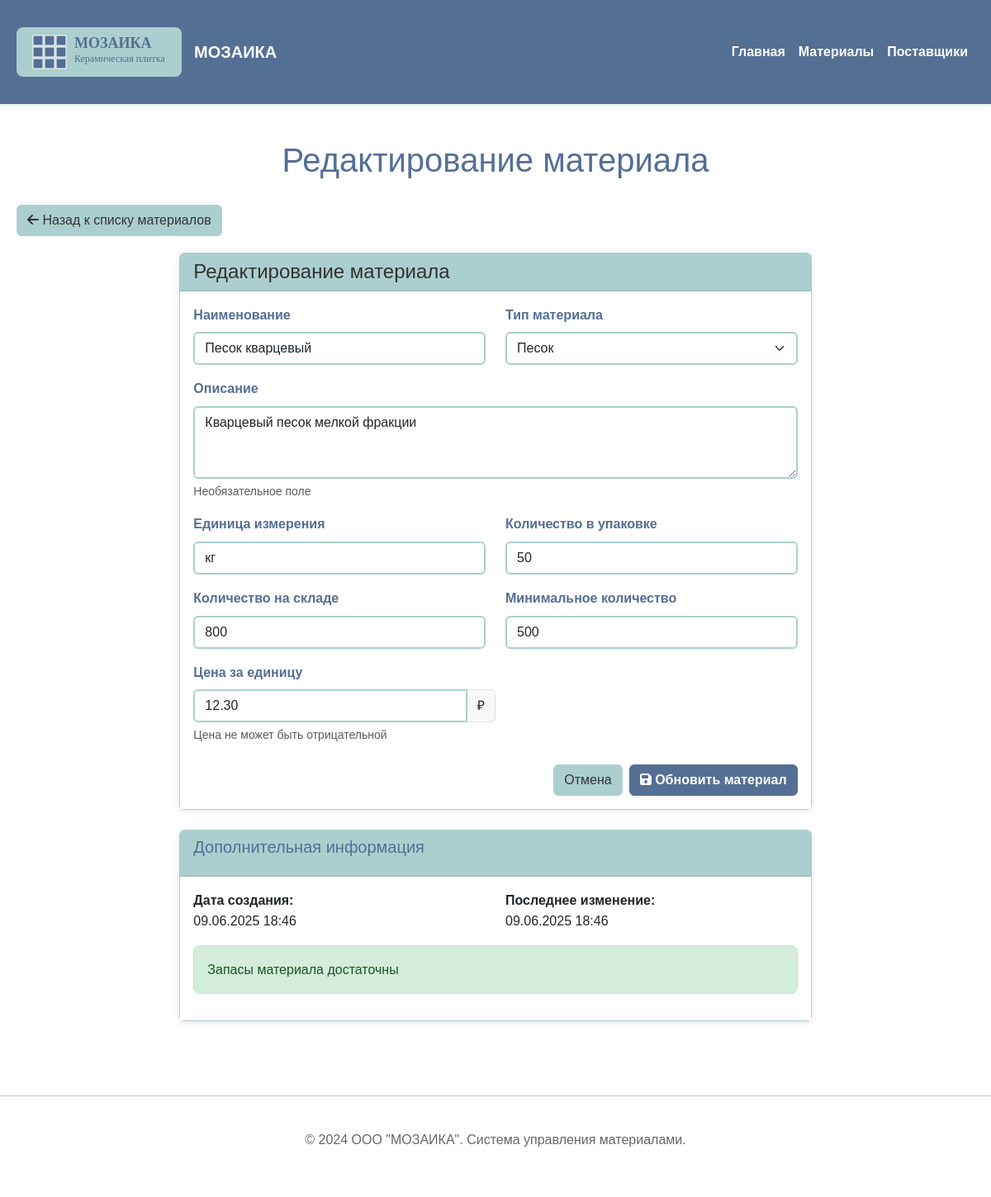
The app's page /material/edit/2 with its own data.
### models.py (models this page shows, shortened)
class Material(db.Model):
    __tablename__ = 'materials'
    id = db.Column(db.Integer, primary_key=True)
    name = db.Column(db.String(200), nullable=False)
    type_id = db.Column(db.Integer, db.ForeignKey('material_types.id'), nullable=False)
    description = db.Column(db.Text)
    unit_of_measure = db.Column(db.String(20), nullable=False)  # единица измерения
    quantity_in_package = db.Column(db.Integer, nullable=False, default=1)  # количество в упаковке
    quantity_in_stock = db.Column(db.Integer, nullable=False, default=0)  # количество на складе
    min_quantity = db.Column(db.Integer, nullable=False, default=0)  # минимальное количество
    price_per_unit = db.Column(db.Numeric(10, 2), nullable=False)  # цена за единицу
    created_at = db.Column(db.DateTime, default=datetime.utcnow)
    updated_at = db.Column(db.DateTime, default=datetime.utcnow, onupdate=datetime.utcnow)
    def get_shortage_info(self):
        if self.quantity_in_stock >= self.min_quantity:
            return {
                'has_shortage': False,
                'shortage_amount': 0,
                'packages_needed': 0,
                'total_units_to_buy': 0,
                'min_purchase_cost': 0.0
            }

### routes.py (the view, shortened to what this page needs)
@app.route('/material/edit/<int:id>', methods=['GET', 'POST'])
def edit_material(id):
    material = Material.query.get_or_404(id)
    form = MaterialForm(obj=material)
    return render_template('material_form.html', form=form, title='Редактирование материала', material=material)

### templates/material_form.html (shortened to what this page needs)
{% extends "base.html" %}
{% block page_header %}
<h1>{{ title }}</h1>
{% endblock %}
{% block content %}
<div class="back-button">
    <a href="{{ url_for('materials') }}" class="btn btn-secondary">
        <i class="fas fa-arrow-left"></i> Назад к списку материалов
    </a>
</div>
<div class="row justify-content-center">
    <div class="col-lg-8">
        <div class="card">
            <div class="card-header">
                <h4 class="card-title mb-0">{{ title }}</h4>
            </div>
            <div class="card-body">
                <form method="POST" data-validate novalidate>
                    <div class="row">
                        <div class="col-md-6 mb-3">
                            {{ form.name.label(class="form-label") }}
                            {{ form.name(class="form-control" + (" is-invalid" if form.name.errors else "")) }}
                        </div>
                        <div class="col-md-6 mb-3">
                            {{ form.type_id.label(class="form-label") }}
                            {{ form.type_id(class="form-select" + (" is-invalid" if form.type_id.errors else "")) }}
                        </div>
                    </div>
                    <div class="mb-3">
                        {{ form.description.label(class="form-label") }}
                        {{ form.description(class="form-control", rows="3") }}
                        <div class="form-text">Необязательное поле</div>
                    </div>
                    <div class="row">
                        <div class="col-md-6 mb-3">
                            {{ form.unit_of_measure.label(class="form-label") }}
                            {{ form.unit_of_measure(class="form-control" + (" is-invalid" if form.unit_of_measure.errors else ""), placeholder="кг, л, шт, м²") }}
                        </div>
                        <div class="col-md-6 mb-3">
                            {{ form.quantity_in_package.label(class="form-label") }}
                            {{ form.quantity_in_package(class="form-control" + (" is-invalid" if form.quantity_in_package.errors else ""), min="1") }}
                        </div>
                    </div>
                    <div class="row">
                        <div class="col-md-6 mb-3">
                            {{ form.quantity_in_stock.label(class="form-label") }}
                            {{ form.quantity_in_stock(class="form-control" + (" is-invalid" if form.quantity_in_stock.errors else ""), min="0") }}
                        </div>
                        <div class="col-md-6 mb-3">
                            {{ form.min_quantity.label(class="form-label") }}
                            {{ form.min_quantity(class="form-control" + (" is-invalid" if form.min_quantity.errors else ""), min="0") }}
                        </div>
                    </div>
                    <div class="col-md-6 mb-3">
                        {{ form.price_per_unit.label(class="form-label") }}
                        <div class="input-group">
                            {{ form.price_per_unit(class="form-control" + (" is-invalid" if form.price_per_unit.errors else ""), min="0.01", step="0.01") }}
                            <span class="input-group-text">₽</span>
                        </div>
                        <div class="form-text">Цена не может быть отрицательной</div>
                    </div>
                    <div class="d-flex justify-content-end gap-2 mt-4">
                        <a href="{{ url_for('materials') }}" class="btn btn-secondary">
                            Отмена
                        </a>
                        <button type="submit" class="btn btn-primary">
                            <i class="fas fa-save"></i>
                            {% if material %}Обновить{% else %}Добавить{% endif %} материал
                        </button>
                    </div>
                </form>
            </div>
        </div>
        {% if material %}
            <div class="card mt-4">
                <div class="card-header">
                    <h5>Дополнительная информация</h5>
                </div>
                <div class="card-body">
                    <div class="row">
                        <div class="col-md-6">
                            <p><strong>Дата создания:</strong><br>
                            {{ material.created_at.strftime('%d.%m.%Y %H:%M') if material.created_at else 'Неизвестно' }}</p>
                        </div>
                        <div class="col-md-6">
                            <p><strong>Последнее изменение:</strong><br>
                            {{ material.updated_at.strftime('%d.%m.%Y %H:%M') if material.updated_at else 'Неизвестно' }}</p>
                        </div>
                    </div>
                    {% set shortage_info = material.get_shortage_info() %}
                    {% if shortage_info.has_shortage %}
                        <div class="alert alert-warning">
                            <h6>Необходима закупка:</h6>
                            <ul class="mb-0">
                                <li>Нехватка: {{ shortage_info.shortage_amount }} {{ material.unit_of_measure }}</li>
                                <li>Упаковок к покупке: {{ shortage_info.packages_needed }} шт.</li>
                                <li>Всего единиц: {{ shortage_info.total_units_to_buy }} {{ material.unit_of_measure }}</li>
                                <li><strong>Стоимость закупки: {{ "%.2f"|format(shortage_info.min_purchase_cost) }} ₽</strong></li>
                            </ul>
                        </div>
                    {% else %}
                        <div class="alert alert-success">
                            Запасы материала достаточны
                        </div>
                    {% endif %}
                </div>
            </div>
        {% endif %}
    </div>
</div>
{% endblock %}

### static/css/style.css (style rules this page uses)
body { font-family: 'Comic Sans MS', cursive, sans-serif; background-color: #FFFFFF; color: #333; margin: 0; padding: 0; line-height: 1.6; }
h1, h2, h3, h4, h5, h6 { font-family: 'Comic Sans MS', cursive, sans-serif; color: #546F94; margin-bottom: 15px; }
h1 { font-size: 2.5em; text-align: center; margin-bottom: 30px; }
.btn-primary { background-color: #546F94; border-color: #546F94; font-family: 'Comic Sans MS', cursive, sans-serif; font-weight: bold; }
.btn-secondary { background-color: #ABCFCE; border-color: #ABCFCE; color: #333; font-family: 'Comic Sans MS', cursive, sans-serif; }
.card { border: 1px solid #ABCFCE; box-shadow: 0 2px 8px rgba(0,0,0,0.1); margin-bottom: 20px; }
.card-header { background-color: #ABCFCE; color: #333; font-weight: bold; border-bottom: 1px solid #9bb8b5; }
.card-body { background-color: #FFFFFF; }
.form-control, .form-select { font-family: 'Comic Sans MS', cursive, sans-serif; border: 2px solid #ABCFCE; }
.form-label { font-weight: bold; color: #546F94; }
.alert { font-family: 'Comic Sans MS', cursive, sans-serif; border-radius: 8px; }
.alert-success { background-color: #d4edda; border-color: #c3e6cb; color: #155724; }
.back-button { margin-bottom: 20px; }

### records on screen
Material: name "Песок кварцевый", type_id "Песок", description "Кварцевый песок мелкой фракции", unit_of_measure "кг", quantity_in_package "50", quantity_in_stock "800", min_quantity "500", price_per_unit "12.30", created_at "09.06.2025 18:46", updated_at "09.06.2025 18:46"

### other values on screen
{{ title }} "Редактирование материала"
